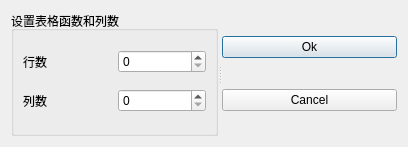
<?xml version="1.0" encoding="UTF-8"?>
<ui version="4.0">
 <class>QWDialogSize</class>
 <widget class="QDialog" name="QWDialogSize">
  <property name="geometry">
   <rect>
    <x>0</x>
    <y>0</y>
    <width>408</width>
    <height>147</height>
   </rect>
  </property>
  <property name="windowTitle">
   <string>Dialog</string>
  </property>
  <layout class="QHBoxLayout" name="horizontalLayout_3">
   <item>
    <widget class="QSplitter" name="splitter">
     <property name="orientation">
      <enum>Qt::Horizontal</enum>
     </property>
     <widget class="QGroupBox" name="groupBox">
      <property name="title">
       <string>设置表格函数和列数</string>
      </property>
      <layout class="QVBoxLayout" name="verticalLayout">
       <item>
        <layout class="QHBoxLayout" name="horizontalLayout">
         <item>
          <widget class="QLabel" name="label">
           <property name="text">
            <string>行数</string>
           </property>
          </widget>
         </item>
         <item>
          <widget class="QSpinBox" name="spinBox_row"/>
         </item>
        </layout>
       </item>
       <item>
        <layout class="QHBoxLayout" name="horizontalLayout_2">
         <item>
          <widget class="QLabel" name="label_2">
           <property name="text">
            <string>列数</string>
           </property>
          </widget>
         </item>
         <item>
          <widget class="QSpinBox" name="spinBox_column"/>
         </item>
        </layout>
       </item>
      </layout>
     </widget>
     <widget class="QWidget" name="">
      <layout class="QVBoxLayout" name="verticalLayout_2">
       <item>
        <widget class="QPushButton" name="pushButton_ok">
         <property name="text">
          <string>Ok</string>
         </property>
        </widget>
       </item>
       <item>
        <widget class="QPushButton" name="pushButton_cancel">
         <property name="text">
          <string>Cancel</string>
         </property>
        </widget>
       </item>
      </layout>
     </widget>
    </widget>
   </item>
  </layout>
 </widget>
 <resources/>
 <connections>
  <connection>
   <sender>pushButton_ok</sender>
   <signal>clicked()</signal>
   <receiver>QWDialogSize</receiver>
   <slot>accept()</slot>
   <hints>
    <hint type="sourcelabel">
     <x>77</x>
     <y>231</y>
    </hint>
    <hint type="destinationlabel">
     <x>199</x>
     <y>149</y>
    </hint>
   </hints>
  </connection>
  <connection>
   <sender>pushButton_cancel</sender>
   <signal>clicked()</signal>
   <receiver>QWDialogSize</receiver>
   <slot>reject()</slot>
   <hints>
    <hint type="sourcelabel">
     <x>247</x>
     <y>231</y>
    </hint>
    <hint type="destinationlabel">
     <x>199</x>
     <y>149</y>
    </hint>
   </hints>
  </connection>
 </connections>
</ui>
